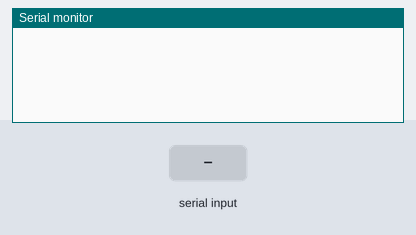
The sketch below on a simulated Arduino Uno, built with avr-gcc and run on an emulated ATmega328P. On the bench: the last lines printed to the serial monitor. The inputs (shaded band) are chosen by the test bench.

Above: at 1.2 s.
1.3 s: "1\n" received over Serial
At 1.7 s:
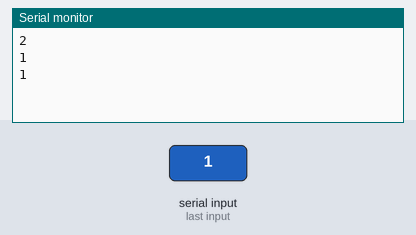
2.8 s: "0\n" received over Serial
At 4.1 s:
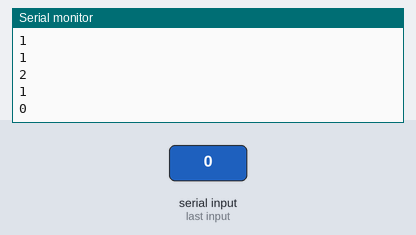
Timing chart, 0 to 5.8 s (numbered marks = the images above; inputs shaded):
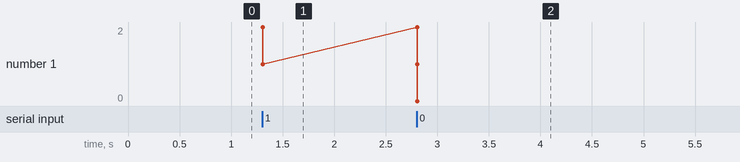

Measured:
- after the input at 1.3 s, the serial monitor: prints a new line at once (image 1)
- after the input at 2.8 s, the serial monitor: prints a new line at once (image 2)
- plotted number 1: 1 → 0 after the input at 2.8 s

The sketch:

1.10_External_Variables_and_Scope.ino
```cpp
// An Arduino Version of K&R Example 1.10
// Adapted from The C Programming Language, 2nd Ed.,
// Brian W. Kernighan, Dennis M. Ritchie, Prentice Hall

#define MAXLINE 100  // smaller than K&R because of limited memory
int getline(void); // *declares* the function without defining it
void copy(void);   // *declares* the function without defining it
      // not required in Arduino if the function is in the same sketch file.


void setup() {
  Serial.begin(115200);     // setup() calls the Serial library function begin()
}

int max = 0;            // external variables are visible everywhere!
char line[MAXLINE];     /* current input line */
char longest[MAXLINE];  /* longest line saved here */

void loop() {               // Arduino has a built in continuous loop()
  int len = 0;

  len = getline();
  if (len > max){
    max = len;
    copy();
  }

  if( len > 0 ){
    Serial.println(max);
    Serial.print(longest);
    Serial.println(line);
  }
}

/* getline:  specialized version */
int getline()      // *defines* the function
{
  int c, i;
  for (i=0; i<MAXLINE-1 && (c=Serial.read())!=-1 && c!='\n'; ++i){
    line[i] = c;
    delay(5);
  }
  if (c == '\n') {
    line[i] = c;
    ++i;
  }
  line[i] = '\0';
  return i;
}

/* copy:  specialized version */
void copy()  // *defines* the function
{
  int i;
  i = 0;
  while ((longest[i] = line[i]) != '\0')
    ++i;
}
```
